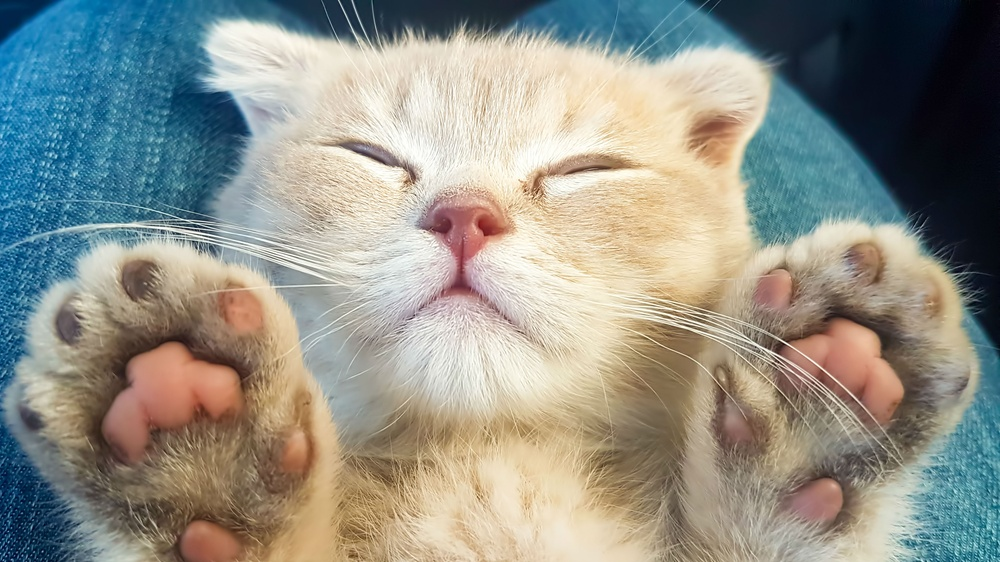
#> input picture cat.jpg, 1000 x 562 px, shrunk from 3494 x 1965 before the run
$ python test.py
#> lines starting #> are read from the running program, lines starting #| are printed output that depends on the picture
import cv2
import numpy as np
from matplotlib import  pyplot as plt
img=cv2.imread('cat.jpg',cv2.IMREAD_GRAYSCALE)
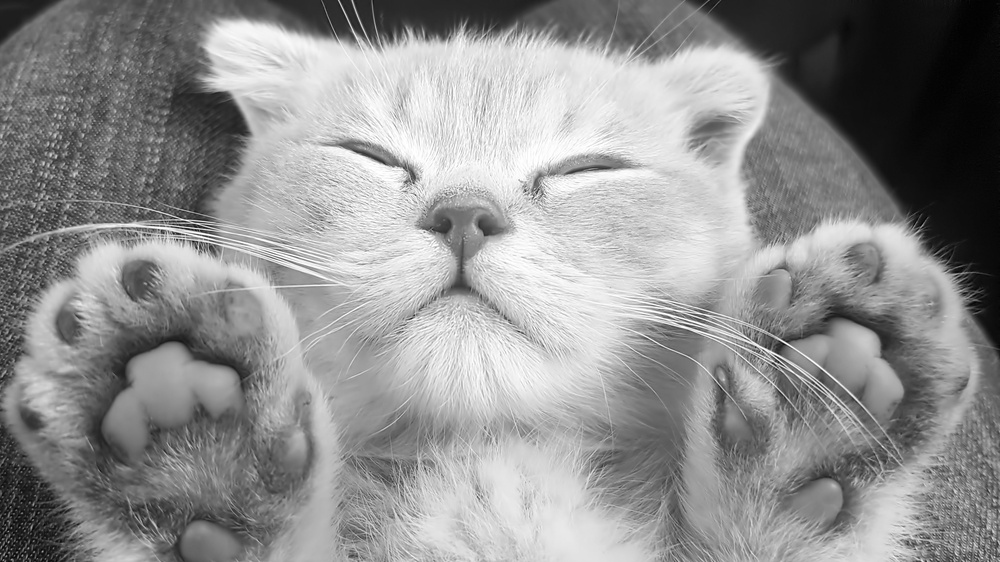
#> img: shape (562, 1000); min 0, max 255, mean 144.3
cv2.imwrite('cat1.jpg',img)
print(img)
#> (printed output is left out)
cv2.imshow('cat',img)
cv2.waitKey(0)
cv2.destroyAllWindows()
plt.imshow(img, cmap = 'gray', interpolation = 'bicubic')
plt.xticks([]), plt.yticks([]) # to hide tick values on X and Y axis
plt.show()
